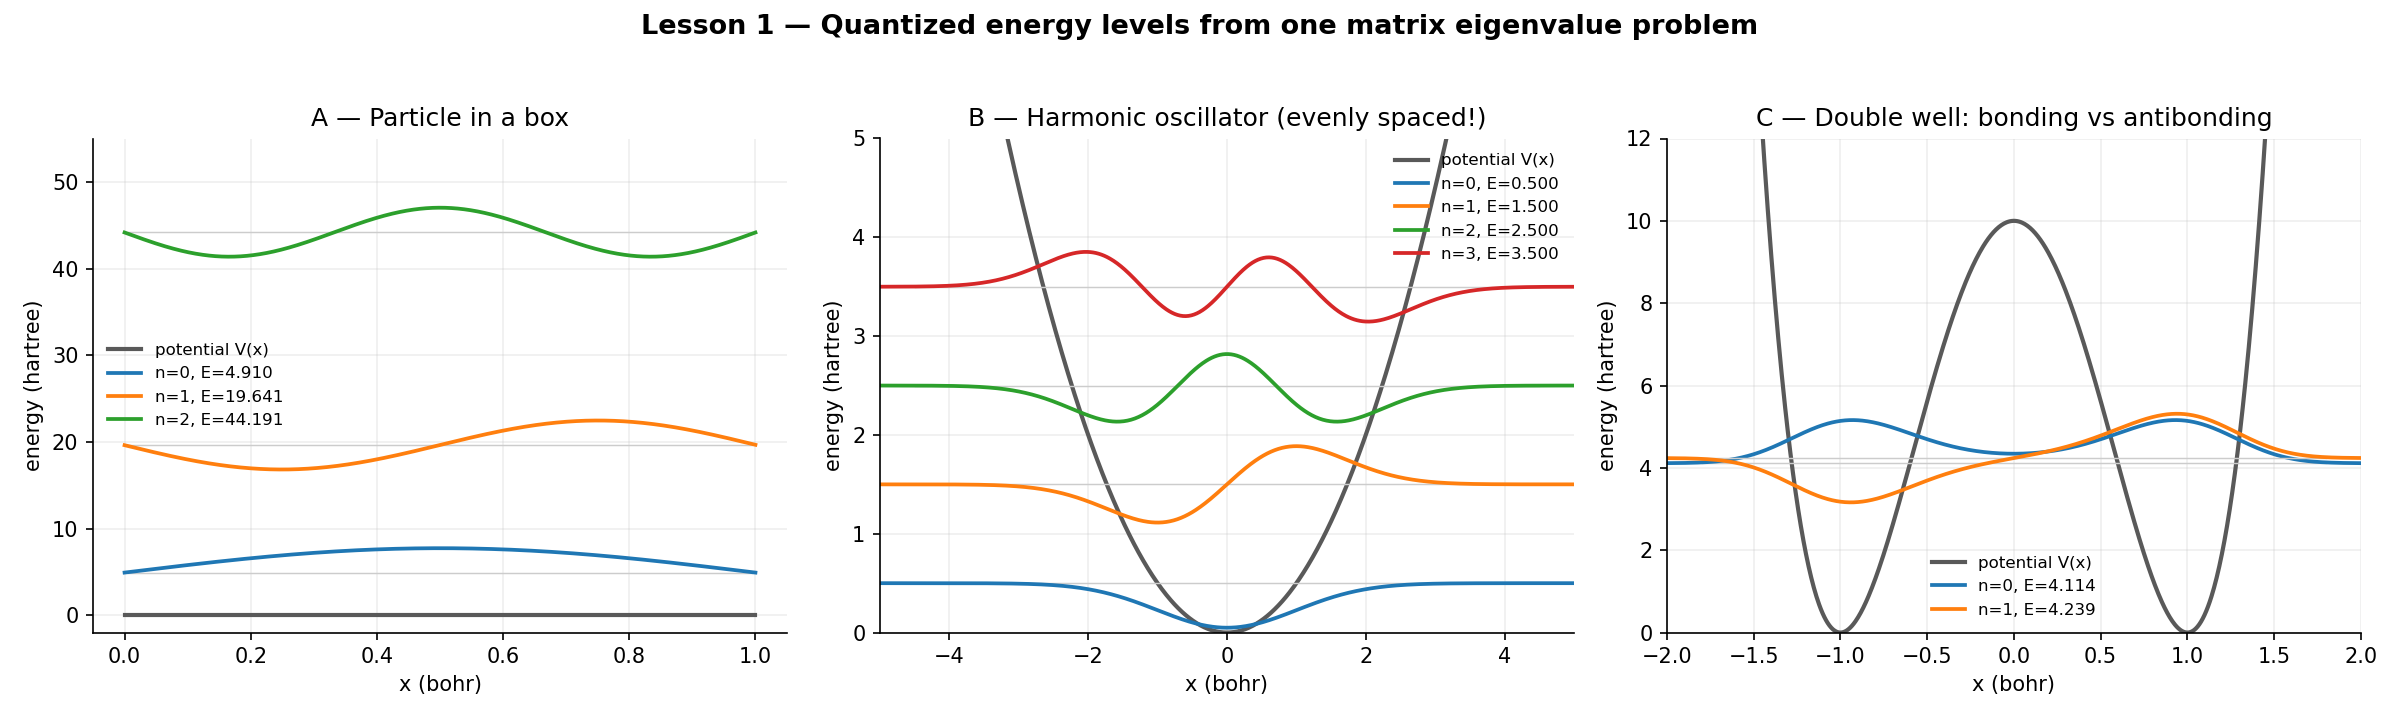

Here is the Python script that generated this plot:
"""
AI4DFT Lesson 1 — The Schrödinger Equation as an Eigenvalue Problem
===================================================================

Run me with:   python lesson01_schrodinger_1d.py

The one equation under all of chemistry and materials science (1D, time-independent,
atomic units where hbar = m_e = 1):

    -1/2 * psi''(x) + V(x) * psi(x) = E * psi(x)

  psi(x) = the electron's wavefunction; |psi(x)|^2 is the probability of finding
           the electron at x. In DFT language: the DENSITY n(x) = |psi(x)|^2.
  V(x)   = the potential the electron feels (the "landscape" it lives in)
  E      = an ENERGY LEVEL. Only special discrete values of E admit a valid
           solution — this is where quantization comes from.

THE KEY IDEA OF THIS LESSON:
On a grid, that equation becomes a plain matrix eigenvalue problem

    H @ psi = E * psi

where H (the "Hamiltonian") is just a matrix built from finite differences:
the same -psi'' stencil you met in the PDE track's heat equation, plus V on the
diagonal. Eigenvalues = allowed energies. Eigenvectors = orbitals. Every DFT
code on earth — VASP, Quantum ESPRESSO, all of them — is at heart doing THIS,
just in 3D with thousands of basis functions.

We solve three classic potentials:
  A) Infinite square well ("particle in a box")  — has exact answers to check against
  B) Harmonic oscillator                          — evenly spaced levels (phonons!)
  C) Double well                                  — a first look at BONDING
"""
import numpy as np
import matplotlib.pyplot as plt
from scipy.linalg import eigh_tridiagonal
from pathlib import Path


def solve_schrodinger(x, V):
    """Solve -1/2 psi'' + V psi = E psi on grid x. Returns (energies, states).

    The second derivative on a grid is the familiar 3-point stencil:
        psi''(x_i) ~ (psi[i+1] - 2 psi[i] + psi[i-1]) / dx^2
    so H is TRIDIAGONAL: main diagonal 1/dx^2 + V, off-diagonals -1/(2 dx^2).
    Grid endpoints act as infinite walls (psi = 0 there).
    """
    dx = x[1] - x[0]
    main = 1.0 / dx**2 + V          # diagonal of H
    off = -0.5 / dx**2 * np.ones(len(x) - 1)   # off-diagonal
    energies, states = eigh_tridiagonal(main, off)
    # Normalize each state so that integral |psi|^2 dx = 1 (total probability 1)
    states = states / np.sqrt(dx)
    return energies, states


def plot_levels(ax, x, V, energies, states, n_show, scale, title):
    """Textbook-style plot: potential + wavefunctions drawn at their energy heights."""
    ax.plot(x, V, color="0.35", lw=2, label="potential V(x)")
    for n in range(n_show):
        ax.axhline(energies[n], color="0.8", lw=0.7, xmin=0.05, xmax=0.95)
        ax.plot(x, energies[n] + scale * states[:, n], lw=1.8,
                label=f"n={n}, E={energies[n]:.3f}")
    ax.set_title(title)
    ax.set_xlabel("x (bohr)")
    ax.set_ylabel("energy (hartree)")
    ax.legend(frameon=False, fontsize=8)
    ax.grid(alpha=0.2)
    ax.spines[["top", "right"]].set_visible(False)


# ---------------------------------------------------------------------------
# A) Particle in a box: V = 0 inside [0, 1], infinite walls at the edges.
#    Exact answer: E_n = (n+1)^2 * pi^2 / 2   (n = 0, 1, 2, ...)
# ---------------------------------------------------------------------------
xA = np.linspace(0, 1, 800)
VA = np.zeros_like(xA)
EA, SA = solve_schrodinger(xA, VA)

print("A) Particle in a box — numeric vs exact energies (hartree)")
print("   n   numeric      exact       error")
for n in range(4):
    exact = (n + 1) ** 2 * np.pi**2 / 2
    print(f"   {n}   {EA[n]:9.4f}   {exact:9.4f}   {abs(EA[n]-exact):.2e}")

# ---------------------------------------------------------------------------
# B) Harmonic oscillator: V = 1/2 x^2. Exact: E_n = n + 1/2, EVENLY spaced.
#    This is the quantum spring — atoms vibrating in a crystal (phonons).
# ---------------------------------------------------------------------------
xB = np.linspace(-8, 8, 1200)
VB = 0.5 * xB**2
EB, SB = solve_schrodinger(xB, VB)

print("\nB) Harmonic oscillator — numeric vs exact (E_n = n + 1/2)")
print("   n   numeric      exact       error")
for n in range(4):
    print(f"   {n}   {EB[n]:9.4f}   {n + 0.5:9.4f}   {abs(EB[n]-(n+0.5)):.2e}")

# ---------------------------------------------------------------------------
# C) Double well: V = 10 * (x^2 - 1)^2 — two "atoms" side by side.
#    Watch the two lowest states: an EVEN combination (bonding) and an ODD
#    one (antibonding), split by a tiny tunneling energy. This splitting IS
#    the quantum origin of the chemical bond — and, repeated over 10^23
#    atoms, of energy BANDS in solids.
# ---------------------------------------------------------------------------
xC = np.linspace(-3, 3, 1200)
VC = 10.0 * (xC**2 - 1) ** 2
EC, SC = solve_schrodinger(xC, VC)

print("\nC) Double well — the two lowest states:")
print(f"   E0 = {EC[0]:.5f}  (even  = 'bonding')")
print(f"   E1 = {EC[1]:.5f}  (odd   = 'antibonding')")
print(f"   splitting E1 - E0 = {EC[1]-EC[0]:.5f} hartree  <-- tunneling!")

# ---------------------------------------------------------------------------
# Figure
# ---------------------------------------------------------------------------
fig, (axA, axB, axC) = plt.subplots(1, 3, figsize=(16, 4.8))
fig.suptitle("Lesson 1 — Quantized energy levels from one matrix eigenvalue problem",
             fontsize=13, fontweight="bold")

plot_levels(axA, xA, VA, EA, SA, n_show=3, scale=2.0,
            title="A — Particle in a box")
axA.set_ylim(-2, 55)

plot_levels(axB, xB, VB, EB, SB, n_show=4, scale=0.6,
            title="B — Harmonic oscillator (evenly spaced!)")
axB.set_xlim(-5, 5); axB.set_ylim(0, 5)

plot_levels(axC, xC, VC, EC, SC, n_show=2, scale=1.2,
            title="C — Double well: bonding vs antibonding")
axC.set_xlim(-2, 2); axC.set_ylim(0, 12)

fig.tight_layout(rect=[0, 0, 1, 0.95])
out = Path(__file__).parent / "lesson01_schrodinger_1d.png"
fig.savefig(out, dpi=150)
print(f"\nSaved figure to {out}")
plt.show()
